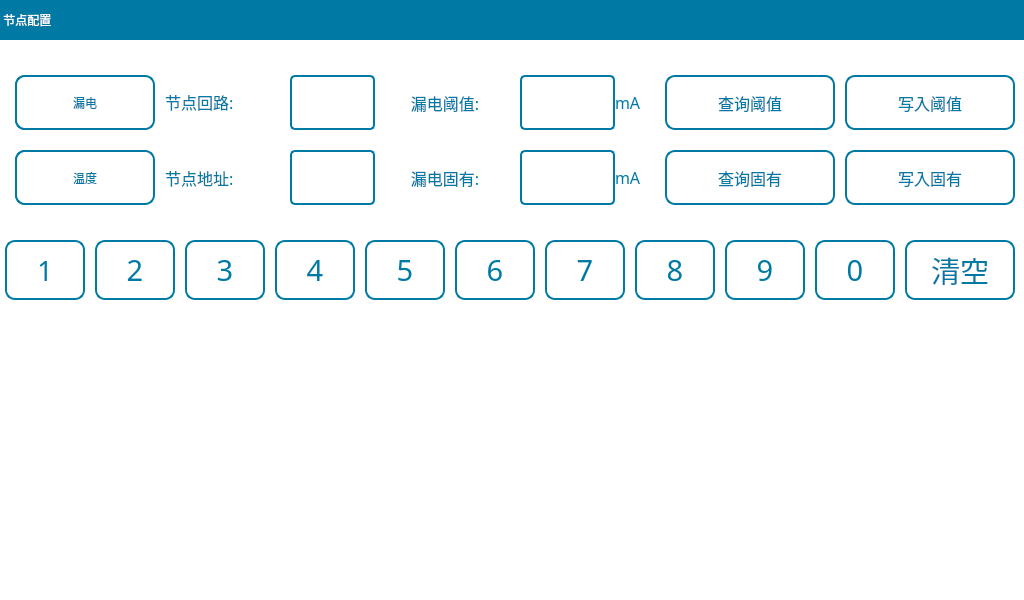
<?xml version="1.0" encoding="UTF-8"?>
<ui version="4.0">
 <class>ConfNode</class>
 <widget class="QWidget" name="ConfNode">
  <property name="geometry">
   <rect>
    <x>0</x>
    <y>0</y>
    <width>1024</width>
    <height>600</height>
   </rect>
  </property>
  <property name="focusPolicy">
   <enum>Qt::NoFocus</enum>
  </property>
  <property name="windowTitle">
   <string>Form</string>
  </property>
  <property name="styleSheet">
   <string notr="true">QWidget#ConfNode{
background-color: rgb(255, 255, 255);
}
QToolButton{
font: 12pt &quot;文泉驿等宽微米黑&quot;;
color:rgb(0, 122, 165);
border:2px solid rgb(0, 122, 165);
border-radius:10px;
background-color: rgb(255, 255, 255);
}
QToolButton:disabled{
font: 20pt &quot;文泉驿等宽微米黑&quot;;
color: rgb(180, 180, 180);
border-color: rgb(180, 180, 180);
}
QLabel{
font: 12pt &quot;文泉驿等宽微米黑&quot;;
color:rgb(0, 122, 165);
}
QLineEdit{
font: 20pt &quot;文泉驿等宽微米黑&quot;;
color:rgb(15, 41, 68);
border-radius:5px;
border:2px solid rgb(0, 122, 165);
background-color: rgb(255, 255, 255);
}
</string>
  </property>
  <widget class="QLabel" name="lbCanID">
   <property name="geometry">
    <rect>
     <x>165</x>
     <y>150</y>
     <width>110</width>
     <height>55</height>
    </rect>
   </property>
   <property name="font">
    <font>
     <family>文泉驿等宽微米黑</family>
     <pointsize>12</pointsize>
     <weight>50</weight>
     <italic>false</italic>
     <bold>false</bold>
    </font>
   </property>
   <property name="text">
    <string>节点地址:</string>
   </property>
  </widget>
  <widget class="QLabel" name="label_19">
   <property name="geometry">
    <rect>
     <x>0</x>
     <y>0</y>
     <width>1024</width>
     <height>40</height>
    </rect>
   </property>
   <property name="styleSheet">
    <string notr="true">font: 20pt &quot;文泉驿等宽微米黑&quot;;
color: rgb(255, 255, 255);
background-color: rgb(0, 122, 165);</string>
   </property>
   <property name="text">
    <string> 节点配置</string>
   </property>
  </widget>
  <widget class="QLabel" name="lbLoop">
   <property name="geometry">
    <rect>
     <x>165</x>
     <y>75</y>
     <width>110</width>
     <height>55</height>
    </rect>
   </property>
   <property name="font">
    <font>
     <family>文泉驿等宽微米黑</family>
     <pointsize>12</pointsize>
     <weight>50</weight>
     <italic>false</italic>
     <bold>false</bold>
    </font>
   </property>
   <property name="focusPolicy">
    <enum>Qt::StrongFocus</enum>
   </property>
   <property name="text">
    <string>节点回路:</string>
   </property>
  </widget>
  <widget class="QToolButton" name="tBtnLeak">
   <property name="geometry">
    <rect>
     <x>15</x>
     <y>75</y>
     <width>140</width>
     <height>55</height>
    </rect>
   </property>
   <property name="focusPolicy">
    <enum>Qt::NoFocus</enum>
   </property>
   <property name="text">
    <string>漏电</string>
   </property>
   <property name="iconSize">
    <size>
     <width>20</width>
     <height>20</height>
    </size>
   </property>
   <property name="checked">
    <bool>false</bool>
   </property>
  </widget>
  <widget class="QToolButton" name="tBtnTemp">
   <property name="geometry">
    <rect>
     <x>15</x>
     <y>150</y>
     <width>140</width>
     <height>55</height>
    </rect>
   </property>
   <property name="focusPolicy">
    <enum>Qt::NoFocus</enum>
   </property>
   <property name="text">
    <string>温度</string>
   </property>
   <property name="iconSize">
    <size>
     <width>20</width>
     <height>20</height>
    </size>
   </property>
   <property name="checked">
    <bool>false</bool>
   </property>
  </widget>
  <widget class="QToolButton" name="tBtnRatio">
   <property name="enabled">
    <bool>true</bool>
   </property>
   <property name="geometry">
    <rect>
     <x>15</x>
     <y>75</y>
     <width>130</width>
     <height>55</height>
    </rect>
   </property>
   <property name="focusPolicy">
    <enum>Qt::NoFocus</enum>
   </property>
   <property name="text">
    <string>变比</string>
   </property>
   <property name="iconSize">
    <size>
     <width>20</width>
     <height>20</height>
    </size>
   </property>
   <property name="checked">
    <bool>false</bool>
   </property>
  </widget>
  <widget class="QToolButton" name="tBtnVol">
   <property name="enabled">
    <bool>true</bool>
   </property>
   <property name="geometry">
    <rect>
     <x>15</x>
     <y>150</y>
     <width>130</width>
     <height>55</height>
    </rect>
   </property>
   <property name="focusPolicy">
    <enum>Qt::NoFocus</enum>
   </property>
   <property name="text">
    <string>校准</string>
   </property>
   <property name="iconSize">
    <size>
     <width>20</width>
     <height>20</height>
    </size>
   </property>
   <property name="checked">
    <bool>false</bool>
   </property>
  </widget>
  <widget class="QStackedWidget" name="stackedWidget">
   <property name="geometry">
    <rect>
     <x>385</x>
     <y>50</y>
     <width>631</width>
     <height>170</height>
    </rect>
   </property>
   <property name="styleSheet">
    <string notr="true">background-color: rgb(255, 255, 255);</string>
   </property>
   <property name="currentIndex">
    <number>0</number>
   </property>
   <widget class="QWidget" name="pageLeak">
    <widget class="QToolButton" name="tBtnSendBase">
     <property name="geometry">
      <rect>
       <x>460</x>
       <y>100</y>
       <width>170</width>
       <height>55</height>
      </rect>
     </property>
     <property name="font">
      <font>
       <family>文泉驿等宽微米黑</family>
       <pointsize>12</pointsize>
       <weight>50</weight>
       <italic>false</italic>
       <bold>false</bold>
      </font>
     </property>
     <property name="focusPolicy">
      <enum>Qt::NoFocus</enum>
     </property>
     <property name="text">
      <string>写入固有</string>
     </property>
    </widget>
    <widget class="QLineEdit" name="lineEditSetLeak">
     <property name="geometry">
      <rect>
       <x>135</x>
       <y>25</y>
       <width>95</width>
       <height>55</height>
      </rect>
     </property>
     <property name="font">
      <font>
       <family>文泉驿等宽微米黑</family>
       <pointsize>20</pointsize>
       <weight>50</weight>
       <italic>false</italic>
       <bold>false</bold>
      </font>
     </property>
     <property name="focusPolicy">
      <enum>Qt::ClickFocus</enum>
     </property>
     <property name="contextMenuPolicy">
      <enum>Qt::NoContextMenu</enum>
     </property>
     <property name="text">
      <string/>
     </property>
     <property name="maxLength">
      <number>4</number>
     </property>
     <property name="alignment">
      <set>Qt::AlignRight|Qt::AlignTrailing|Qt::AlignVCenter</set>
     </property>
    </widget>
    <widget class="QToolButton" name="tBtnRecvLeak">
     <property name="geometry">
      <rect>
       <x>280</x>
       <y>25</y>
       <width>170</width>
       <height>55</height>
      </rect>
     </property>
     <property name="font">
      <font>
       <family>文泉驿等宽微米黑</family>
       <pointsize>12</pointsize>
       <weight>50</weight>
       <italic>false</italic>
       <bold>false</bold>
      </font>
     </property>
     <property name="focusPolicy">
      <enum>Qt::NoFocus</enum>
     </property>
     <property name="text">
      <string>查询阈值</string>
     </property>
    </widget>
    <widget class="QToolButton" name="tBtnSendLeak">
     <property name="geometry">
      <rect>
       <x>460</x>
       <y>25</y>
       <width>170</width>
       <height>55</height>
      </rect>
     </property>
     <property name="font">
      <font>
       <family>文泉驿等宽微米黑</family>
       <pointsize>12</pointsize>
       <weight>50</weight>
       <italic>false</italic>
       <bold>false</bold>
      </font>
     </property>
     <property name="focusPolicy">
      <enum>Qt::NoFocus</enum>
     </property>
     <property name="text">
      <string>写入阈值</string>
     </property>
    </widget>
    <widget class="QLabel" name="lbSetLeak">
     <property name="geometry">
      <rect>
       <x>-5</x>
       <y>25</y>
       <width>130</width>
       <height>55</height>
      </rect>
     </property>
     <property name="font">
      <font>
       <family>文泉驿等宽微米黑</family>
       <pointsize>12</pointsize>
       <weight>50</weight>
       <italic>false</italic>
       <bold>false</bold>
      </font>
     </property>
     <property name="text">
      <string>漏电阈值:</string>
     </property>
     <property name="alignment">
      <set>Qt::AlignCenter</set>
     </property>
    </widget>
    <widget class="QToolButton" name="tBtnRecvBase">
     <property name="geometry">
      <rect>
       <x>280</x>
       <y>100</y>
       <width>170</width>
       <height>55</height>
      </rect>
     </property>
     <property name="font">
      <font>
       <family>文泉驿等宽微米黑</family>
       <pointsize>12</pointsize>
       <weight>50</weight>
       <italic>false</italic>
       <bold>false</bold>
      </font>
     </property>
     <property name="focusPolicy">
      <enum>Qt::NoFocus</enum>
     </property>
     <property name="text">
      <string>查询固有</string>
     </property>
    </widget>
    <widget class="QLineEdit" name="lineEditSetBase">
     <property name="geometry">
      <rect>
       <x>135</x>
       <y>100</y>
       <width>95</width>
       <height>55</height>
      </rect>
     </property>
     <property name="font">
      <font>
       <family>文泉驿等宽微米黑</family>
       <pointsize>20</pointsize>
       <weight>50</weight>
       <italic>false</italic>
       <bold>false</bold>
      </font>
     </property>
     <property name="focusPolicy">
      <enum>Qt::ClickFocus</enum>
     </property>
     <property name="contextMenuPolicy">
      <enum>Qt::NoContextMenu</enum>
     </property>
     <property name="text">
      <string/>
     </property>
     <property name="maxLength">
      <number>4</number>
     </property>
     <property name="alignment">
      <set>Qt::AlignRight|Qt::AlignTrailing|Qt::AlignVCenter</set>
     </property>
    </widget>
    <widget class="QLabel" name="lbSetBase">
     <property name="geometry">
      <rect>
       <x>-5</x>
       <y>100</y>
       <width>130</width>
       <height>55</height>
      </rect>
     </property>
     <property name="font">
      <font>
       <family>文泉驿等宽微米黑</family>
       <pointsize>12</pointsize>
       <weight>50</weight>
       <italic>false</italic>
       <bold>false</bold>
      </font>
     </property>
     <property name="text">
      <string>漏电固有:</string>
     </property>
     <property name="alignment">
      <set>Qt::AlignCenter</set>
     </property>
    </widget>
    <widget class="QLabel" name="lbUnitBase">
     <property name="geometry">
      <rect>
       <x>230</x>
       <y>100</y>
       <width>50</width>
       <height>55</height>
      </rect>
     </property>
     <property name="font">
      <font>
       <family>文泉驿微米黑</family>
       <pointsize>12</pointsize>
       <weight>50</weight>
       <italic>false</italic>
       <bold>false</bold>
      </font>
     </property>
     <property name="styleSheet">
      <string notr="true">font: 12pt &quot;文泉驿微米黑&quot;;</string>
     </property>
     <property name="text">
      <string>mA</string>
     </property>
    </widget>
    <widget class="QLabel" name="lbUnitLeak">
     <property name="geometry">
      <rect>
       <x>230</x>
       <y>25</y>
       <width>50</width>
       <height>55</height>
      </rect>
     </property>
     <property name="font">
      <font>
       <family>文泉驿微米黑</family>
       <pointsize>12</pointsize>
       <weight>50</weight>
       <italic>false</italic>
       <bold>false</bold>
      </font>
     </property>
     <property name="styleSheet">
      <string notr="true">font: 12pt &quot;文泉驿微米黑&quot;;</string>
     </property>
     <property name="text">
      <string>mA</string>
     </property>
    </widget>
   </widget>
   <widget class="QWidget" name="pageTemp">
    <widget class="QToolButton" name="tBtnRecvTemp">
     <property name="geometry">
      <rect>
       <x>280</x>
       <y>25</y>
       <width>170</width>
       <height>55</height>
      </rect>
     </property>
     <property name="font">
      <font>
       <family>文泉驿等宽微米黑</family>
       <pointsize>12</pointsize>
       <weight>50</weight>
       <italic>false</italic>
       <bold>false</bold>
      </font>
     </property>
     <property name="focusPolicy">
      <enum>Qt::NoFocus</enum>
     </property>
     <property name="text">
      <string>查询阈值</string>
     </property>
    </widget>
    <widget class="QToolButton" name="tBtnSendTemp">
     <property name="geometry">
      <rect>
       <x>460</x>
       <y>25</y>
       <width>170</width>
       <height>55</height>
      </rect>
     </property>
     <property name="font">
      <font>
       <family>文泉驿等宽微米黑</family>
       <pointsize>12</pointsize>
       <weight>50</weight>
       <italic>false</italic>
       <bold>false</bold>
      </font>
     </property>
     <property name="focusPolicy">
      <enum>Qt::NoFocus</enum>
     </property>
     <property name="text">
      <string>写入阈值</string>
     </property>
    </widget>
    <widget class="QLineEdit" name="lineEditSetTemp">
     <property name="geometry">
      <rect>
       <x>140</x>
       <y>25</y>
       <width>80</width>
       <height>55</height>
      </rect>
     </property>
     <property name="font">
      <font>
       <family>文泉驿等宽微米黑</family>
       <pointsize>20</pointsize>
       <weight>50</weight>
       <italic>false</italic>
       <bold>false</bold>
      </font>
     </property>
     <property name="focusPolicy">
      <enum>Qt::ClickFocus</enum>
     </property>
     <property name="contextMenuPolicy">
      <enum>Qt::NoContextMenu</enum>
     </property>
     <property name="text">
      <string/>
     </property>
     <property name="maxLength">
      <number>3</number>
     </property>
     <property name="alignment">
      <set>Qt::AlignRight|Qt::AlignTrailing|Qt::AlignVCenter</set>
     </property>
    </widget>
    <widget class="QLabel" name="lbUnitTemp">
     <property name="geometry">
      <rect>
       <x>220</x>
       <y>25</y>
       <width>50</width>
       <height>55</height>
      </rect>
     </property>
     <property name="font">
      <font>
       <family>DejaVu Sans</family>
       <pointsize>12</pointsize>
       <weight>50</weight>
       <italic>false</italic>
       <bold>false</bold>
      </font>
     </property>
     <property name="styleSheet">
      <string notr="true">font: 12pt &quot;DejaVu Sans&quot;;</string>
     </property>
     <property name="text">
      <string>℃</string>
     </property>
    </widget>
    <widget class="QLabel" name="lbSetTemp">
     <property name="geometry">
      <rect>
       <x>5</x>
       <y>25</y>
       <width>130</width>
       <height>55</height>
      </rect>
     </property>
     <property name="font">
      <font>
       <family>文泉驿等宽微米黑</family>
       <pointsize>12</pointsize>
       <weight>50</weight>
       <italic>false</italic>
       <bold>false</bold>
      </font>
     </property>
     <property name="text">
      <string>温度阈值:</string>
     </property>
    </widget>
   </widget>
   <widget class="QWidget" name="pageRatio">
    <widget class="QLineEdit" name="lineEditSetRatio">
     <property name="geometry">
      <rect>
       <x>140</x>
       <y>25</y>
       <width>80</width>
       <height>55</height>
      </rect>
     </property>
     <property name="font">
      <font>
       <family>文泉驿等宽微米黑</family>
       <pointsize>20</pointsize>
       <weight>50</weight>
       <italic>false</italic>
       <bold>false</bold>
      </font>
     </property>
     <property name="focusPolicy">
      <enum>Qt::ClickFocus</enum>
     </property>
     <property name="contextMenuPolicy">
      <enum>Qt::NoContextMenu</enum>
     </property>
     <property name="text">
      <string/>
     </property>
     <property name="maxLength">
      <number>4</number>
     </property>
     <property name="alignment">
      <set>Qt::AlignRight|Qt::AlignTrailing|Qt::AlignVCenter</set>
     </property>
    </widget>
    <widget class="QToolButton" name="tBtnSendRatio">
     <property name="geometry">
      <rect>
       <x>445</x>
       <y>25</y>
       <width>160</width>
       <height>55</height>
      </rect>
     </property>
     <property name="font">
      <font>
       <family>文泉驿等宽微米黑</family>
       <pointsize>12</pointsize>
       <weight>50</weight>
       <italic>false</italic>
       <bold>false</bold>
      </font>
     </property>
     <property name="focusPolicy">
      <enum>Qt::NoFocus</enum>
     </property>
     <property name="text">
      <string>写入变比</string>
     </property>
    </widget>
    <widget class="QToolButton" name="tBtnRecvRatio">
     <property name="geometry">
      <rect>
       <x>270</x>
       <y>25</y>
       <width>160</width>
       <height>55</height>
      </rect>
     </property>
     <property name="font">
      <font>
       <family>文泉驿等宽微米黑</family>
       <pointsize>12</pointsize>
       <weight>50</weight>
       <italic>false</italic>
       <bold>false</bold>
      </font>
     </property>
     <property name="focusPolicy">
      <enum>Qt::NoFocus</enum>
     </property>
     <property name="text">
      <string>查询变比</string>
     </property>
    </widget>
    <widget class="QLabel" name="lbUnitRatio">
     <property name="geometry">
      <rect>
       <x>220</x>
       <y>25</y>
       <width>50</width>
       <height>55</height>
      </rect>
     </property>
     <property name="font">
      <font>
       <family>文泉驿等宽微米黑</family>
       <pointsize>12</pointsize>
       <weight>50</weight>
       <italic>false</italic>
       <bold>false</bold>
      </font>
     </property>
     <property name="text">
      <string>倍</string>
     </property>
    </widget>
    <widget class="QLabel" name="lbSetRatio">
     <property name="geometry">
      <rect>
       <x>5</x>
       <y>25</y>
       <width>130</width>
       <height>55</height>
      </rect>
     </property>
     <property name="font">
      <font>
       <family>文泉驿等宽微米黑</family>
       <pointsize>12</pointsize>
       <weight>50</weight>
       <italic>false</italic>
       <bold>false</bold>
      </font>
     </property>
     <property name="text">
      <string>电流变比:</string>
     </property>
    </widget>
   </widget>
   <widget class="QWidget" name="pageVol">
    <widget class="QToolButton" name="tBtnCalibr">
     <property name="geometry">
      <rect>
       <x>10</x>
       <y>25</y>
       <width>120</width>
       <height>130</height>
      </rect>
     </property>
     <property name="font">
      <font>
       <family>文泉驿等宽微米黑</family>
       <pointsize>12</pointsize>
       <weight>50</weight>
       <italic>false</italic>
       <bold>false</bold>
      </font>
     </property>
     <property name="focusPolicy">
      <enum>Qt::NoFocus</enum>
     </property>
     <property name="text">
      <string>基值
校准</string>
     </property>
    </widget>
   </widget>
  </widget>
  <widget class="QLineEdit" name="lineEditLoop">
   <property name="geometry">
    <rect>
     <x>290</x>
     <y>75</y>
     <width>85</width>
     <height>55</height>
    </rect>
   </property>
   <property name="font">
    <font>
     <family>文泉驿等宽微米黑</family>
     <pointsize>20</pointsize>
     <weight>50</weight>
     <italic>false</italic>
     <bold>false</bold>
    </font>
   </property>
   <property name="focusPolicy">
    <enum>Qt::ClickFocus</enum>
   </property>
   <property name="contextMenuPolicy">
    <enum>Qt::NoContextMenu</enum>
   </property>
   <property name="text">
    <string/>
   </property>
   <property name="maxLength">
    <number>2</number>
   </property>
   <property name="alignment">
    <set>Qt::AlignRight|Qt::AlignTrailing|Qt::AlignVCenter</set>
   </property>
  </widget>
  <widget class="QLineEdit" name="lineEditCanId">
   <property name="geometry">
    <rect>
     <x>290</x>
     <y>150</y>
     <width>85</width>
     <height>55</height>
    </rect>
   </property>
   <property name="font">
    <font>
     <family>文泉驿等宽微米黑</family>
     <pointsize>20</pointsize>
     <weight>50</weight>
     <italic>false</italic>
     <bold>false</bold>
    </font>
   </property>
   <property name="focusPolicy">
    <enum>Qt::ClickFocus</enum>
   </property>
   <property name="contextMenuPolicy">
    <enum>Qt::NoContextMenu</enum>
   </property>
   <property name="text">
    <string/>
   </property>
   <property name="maxLength">
    <number>3</number>
   </property>
   <property name="alignment">
    <set>Qt::AlignRight|Qt::AlignTrailing|Qt::AlignVCenter</set>
   </property>
  </widget>
  <widget class="QTabWidget" name="tabWidget">
   <property name="geometry">
    <rect>
     <x>100</x>
     <y>750</y>
     <width>681</width>
     <height>241</height>
    </rect>
   </property>
   <property name="currentIndex">
    <number>3</number>
   </property>
   <widget class="QWidget" name="tab">
    <attribute name="title">
     <string>漏电</string>
    </attribute>
   </widget>
   <widget class="QWidget" name="tab_2">
    <attribute name="title">
     <string>温度</string>
    </attribute>
   </widget>
   <widget class="QWidget" name="tab_3">
    <attribute name="title">
     <string>变比</string>
    </attribute>
   </widget>
   <widget class="QWidget" name="tab_4">
    <attribute name="title">
     <string>电压校准</string>
    </attribute>
   </widget>
  </widget>
  <widget class="QWidget" name="widget" native="true">
   <property name="geometry">
    <rect>
     <x>0</x>
     <y>225</y>
     <width>1024</width>
     <height>90</height>
    </rect>
   </property>
   <property name="styleSheet">
    <string notr="true">QToolButton{
font: 22pt &quot;文泉驿等宽微米黑&quot;;
color:rgb(0, 122, 165);
border:2px solid rgb(0, 122, 165);
border-radius:10px;
background-color: rgb(255, 255, 255);
}</string>
   </property>
   <widget class="QToolButton" name="tBtn_8">
    <property name="geometry">
     <rect>
      <x>635</x>
      <y>15</y>
      <width>80</width>
      <height>60</height>
     </rect>
    </property>
    <property name="sizePolicy">
     <sizepolicy hsizetype="Fixed" vsizetype="Fixed">
      <horstretch>0</horstretch>
      <verstretch>0</verstretch>
     </sizepolicy>
    </property>
    <property name="font">
     <font>
      <family>文泉驿等宽微米黑</family>
      <pointsize>22</pointsize>
      <weight>50</weight>
      <italic>false</italic>
      <bold>false</bold>
     </font>
    </property>
    <property name="focusPolicy">
     <enum>Qt::NoFocus</enum>
    </property>
    <property name="text">
     <string>8</string>
    </property>
    <property name="autoRepeat">
     <bool>true</bool>
    </property>
   </widget>
   <widget class="QToolButton" name="tBtn_del">
    <property name="geometry">
     <rect>
      <x>905</x>
      <y>15</y>
      <width>110</width>
      <height>60</height>
     </rect>
    </property>
    <property name="sizePolicy">
     <sizepolicy hsizetype="Fixed" vsizetype="Fixed">
      <horstretch>0</horstretch>
      <verstretch>0</verstretch>
     </sizepolicy>
    </property>
    <property name="minimumSize">
     <size>
      <width>0</width>
      <height>0</height>
     </size>
    </property>
    <property name="font">
     <font>
      <family>文泉驿等宽微米黑</family>
      <pointsize>22</pointsize>
      <weight>50</weight>
      <italic>false</italic>
      <bold>false</bold>
     </font>
    </property>
    <property name="focusPolicy">
     <enum>Qt::NoFocus</enum>
    </property>
    <property name="text">
     <string>清空</string>
    </property>
    <property name="autoRepeat">
     <bool>true</bool>
    </property>
   </widget>
   <widget class="QToolButton" name="tBtn_0">
    <property name="geometry">
     <rect>
      <x>815</x>
      <y>15</y>
      <width>80</width>
      <height>60</height>
     </rect>
    </property>
    <property name="sizePolicy">
     <sizepolicy hsizetype="Fixed" vsizetype="Fixed">
      <horstretch>0</horstretch>
      <verstretch>0</verstretch>
     </sizepolicy>
    </property>
    <property name="font">
     <font>
      <family>文泉驿等宽微米黑</family>
      <pointsize>22</pointsize>
      <weight>50</weight>
      <italic>false</italic>
      <bold>false</bold>
     </font>
    </property>
    <property name="focusPolicy">
     <enum>Qt::NoFocus</enum>
    </property>
    <property name="text">
     <string>0</string>
    </property>
    <property name="autoRepeat">
     <bool>true</bool>
    </property>
   </widget>
   <widget class="QToolButton" name="tBtn_7">
    <property name="geometry">
     <rect>
      <x>545</x>
      <y>15</y>
      <width>80</width>
      <height>60</height>
     </rect>
    </property>
    <property name="sizePolicy">
     <sizepolicy hsizetype="Fixed" vsizetype="Fixed">
      <horstretch>0</horstretch>
      <verstretch>0</verstretch>
     </sizepolicy>
    </property>
    <property name="font">
     <font>
      <family>文泉驿等宽微米黑</family>
      <pointsize>22</pointsize>
      <weight>50</weight>
      <italic>false</italic>
      <bold>false</bold>
     </font>
    </property>
    <property name="focusPolicy">
     <enum>Qt::NoFocus</enum>
    </property>
    <property name="text">
     <string>7</string>
    </property>
    <property name="autoRepeat">
     <bool>true</bool>
    </property>
   </widget>
   <widget class="QToolButton" name="tBtn_5">
    <property name="geometry">
     <rect>
      <x>365</x>
      <y>15</y>
      <width>80</width>
      <height>60</height>
     </rect>
    </property>
    <property name="sizePolicy">
     <sizepolicy hsizetype="Fixed" vsizetype="Fixed">
      <horstretch>0</horstretch>
      <verstretch>0</verstretch>
     </sizepolicy>
    </property>
    <property name="font">
     <font>
      <family>文泉驿等宽微米黑</family>
      <pointsize>22</pointsize>
      <weight>50</weight>
      <italic>false</italic>
      <bold>false</bold>
     </font>
    </property>
    <property name="focusPolicy">
     <enum>Qt::NoFocus</enum>
    </property>
    <property name="text">
     <string>5</string>
    </property>
    <property name="autoRepeat">
     <bool>true</bool>
    </property>
   </widget>
   <widget class="QToolButton" name="tBtn_4">
    <property name="geometry">
     <rect>
      <x>275</x>
      <y>15</y>
      <width>80</width>
      <height>60</height>
     </rect>
    </property>
    <property name="sizePolicy">
     <sizepolicy hsizetype="Fixed" vsizetype="Fixed">
      <horstretch>0</horstretch>
      <verstretch>0</verstretch>
     </sizepolicy>
    </property>
    <property name="font">
     <font>
      <family>文泉驿等宽微米黑</family>
      <pointsize>22</pointsize>
      <weight>50</weight>
      <italic>false</italic>
      <bold>false</bold>
     </font>
    </property>
    <property name="focusPolicy">
     <enum>Qt::NoFocus</enum>
    </property>
    <property name="text">
     <string>4</string>
    </property>
    <property name="autoRepeat">
     <bool>true</bool>
    </property>
   </widget>
   <widget class="QToolButton" name="tBtn_9">
    <property name="geometry">
     <rect>
      <x>725</x>
      <y>15</y>
      <width>80</width>
      <height>60</height>
     </rect>
    </property>
    <property name="sizePolicy">
     <sizepolicy hsizetype="Fixed" vsizetype="Fixed">
      <horstretch>0</horstretch>
      <verstretch>0</verstretch>
     </sizepolicy>
    </property>
    <property name="font">
     <font>
      <family>文泉驿等宽微米黑</family>
      <pointsize>22</pointsize>
      <weight>50</weight>
      <italic>false</italic>
      <bold>false</bold>
     </font>
    </property>
    <property name="focusPolicy">
     <enum>Qt::NoFocus</enum>
    </property>
    <property name="text">
     <string>9</string>
    </property>
    <property name="autoRepeat">
     <bool>true</bool>
    </property>
   </widget>
   <widget class="QToolButton" name="tBtn_1">
    <property name="geometry">
     <rect>
      <x>5</x>
      <y>15</y>
      <width>80</width>
      <height>60</height>
     </rect>
    </property>
    <property name="sizePolicy">
     <sizepolicy hsizetype="Fixed" vsizetype="Fixed">
      <horstretch>0</horstretch>
      <verstretch>0</verstretch>
     </sizepolicy>
    </property>
    <property name="font">
     <font>
      <family>文泉驿等宽微米黑</family>
      <pointsize>20</pointsize>
      <weight>50</weight>
      <italic>false</italic>
      <bold>false</bold>
     </font>
    </property>
    <property name="focusPolicy">
     <enum>Qt::NoFocus</enum>
    </property>
    <property name="styleSheet">
     <string notr="true">QToolButton{
font: 20pt &quot;文泉驿等宽微米黑&quot;;
color: rgb(0, 122, 165);
border:2px solid rgb(0, 122, 165);
border-radius:10px;
background-color: rgb(255, 255, 255);
}</string>
    </property>
    <property name="text">
     <string>1</string>
    </property>
    <property name="autoRepeat">
     <bool>true</bool>
    </property>
   </widget>
   <widget class="QToolButton" name="tBtn_6">
    <property name="geometry">
     <rect>
      <x>455</x>
      <y>15</y>
      <width>80</width>
      <height>60</height>
     </rect>
    </property>
    <property name="sizePolicy">
     <sizepolicy hsizetype="Fixed" vsizetype="Fixed">
      <horstretch>0</horstretch>
      <verstretch>0</verstretch>
     </sizepolicy>
    </property>
    <property name="font">
     <font>
      <family>文泉驿等宽微米黑</family>
      <pointsize>22</pointsize>
      <weight>50</weight>
      <italic>false</italic>
      <bold>false</bold>
     </font>
    </property>
    <property name="focusPolicy">
     <enum>Qt::NoFocus</enum>
    </property>
    <property name="text">
     <string>6</string>
    </property>
    <property name="autoRepeat">
     <bool>true</bool>
    </property>
   </widget>
   <widget class="QToolButton" name="tBtn_2">
    <property name="geometry">
     <rect>
      <x>95</x>
      <y>15</y>
      <width>80</width>
      <height>60</height>
     </rect>
    </property>
    <property name="sizePolicy">
     <sizepolicy hsizetype="Fixed" vsizetype="Fixed">
      <horstretch>0</horstretch>
      <verstretch>0</verstretch>
     </sizepolicy>
    </property>
    <property name="font">
     <font>
      <family>文泉驿等宽微米黑</family>
      <pointsize>22</pointsize>
      <weight>50</weight>
      <italic>false</italic>
      <bold>false</bold>
     </font>
    </property>
    <property name="focusPolicy">
     <enum>Qt::NoFocus</enum>
    </property>
    <property name="text">
     <string>2</string>
    </property>
    <property name="autoRepeat">
     <bool>true</bool>
    </property>
   </widget>
   <widget class="QToolButton" name="tBtn_3">
    <property name="geometry">
     <rect>
      <x>185</x>
      <y>15</y>
      <width>80</width>
      <height>60</height>
     </rect>
    </property>
    <property name="sizePolicy">
     <sizepolicy hsizetype="Fixed" vsizetype="Fixed">
      <horstretch>0</horstretch>
      <verstretch>0</verstretch>
     </sizepolicy>
    </property>
    <property name="font">
     <font>
      <family>文泉驿等宽微米黑</family>
      <pointsize>22</pointsize>
      <weight>50</weight>
      <italic>false</italic>
      <bold>false</bold>
     </font>
    </property>
    <property name="focusPolicy">
     <enum>Qt::NoFocus</enum>
    </property>
    <property name="text">
     <string>3</string>
    </property>
    <property name="autoRepeat">
     <bool>true</bool>
    </property>
   </widget>
  </widget>
  <zorder>tBtnRatio</zorder>
  <zorder>tBtnVol</zorder>
  <zorder>tBtnLeak</zorder>
  <zorder>tBtnTemp</zorder>
  <zorder>lbCanID</zorder>
  <zorder>label_19</zorder>
  <zorder>lbLoop</zorder>
  <zorder>stackedWidget</zorder>
  <zorder>lineEditLoop</zorder>
  <zorder>lineEditCanId</zorder>
  <zorder>tabWidget</zorder>
  <zorder>widget</zorder>
 </widget>
 <resources/>
 <connections/>
</ui>
